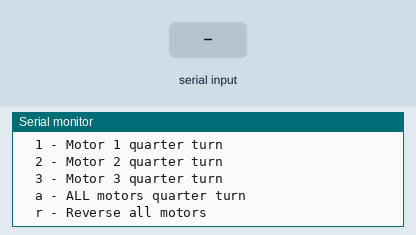
The sketch below on a simulated Arduino Uno, built with avr-gcc and run on an emulated ATmega328P. Parts: the last lines printed to the serial monitor. Inputs (shaded band) come from the test bench.

Above: at 1.2 s.
1.3 s: "1" received over Serial
At 2.5 s:
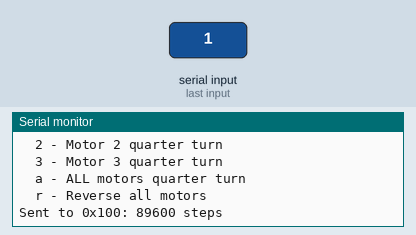
2.8 s: "a" received over Serial
At 3.8 s:
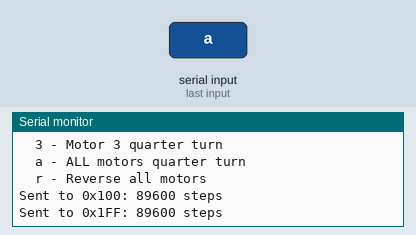

Measured:
- after the input at 1.3 s, the serial monitor: prints a new line at once (image 1)
- after the input at 2.8 s, the serial monitor: prints a new line at once (image 2)

The sketch:

motor_control.ino
```cpp
#include <SPI.h>
#include <mcp2515_can.h>

const int SPI_CS_PIN = 9;
mcp2515_can CAN(SPI_CS_PIN);

// Motor CAN IDs
#define MOTOR_1_ID 0x100
#define MOTOR_2_ID 0x101
#define MOTOR_3_ID 0x102
#define ALL_MOTORS_ID 0x1FF  // Broadcast to all

void setup() {
  Serial.begin(115200);
  while (!Serial);

  while (CAN_OK != CAN.begin(CAN_500KBPS)) {
    Serial.println("CAN init failed, retrying...");
    delay(100);
  }

  Serial.println("CAN Motor Controller Ready");
  Serial.println("Commands:");
  Serial.println("  1 - Motor 1 quarter turn");
  Serial.println("  2 - Motor 2 quarter turn");
  Serial.println("  3 - Motor 3 quarter turn");
  Serial.println("  a - ALL motors quarter turn");
  Serial.println("  r - Reverse all motors");
}

void sendMotorCommand(unsigned long canId, long steps, byte direction) {
  unsigned char data[5];

  data[0] = steps & 0xFF;
  data[1] = (steps >> 8) & 0xFF;
  data[2] = (steps >> 16) & 0xFF;
  data[3] = (steps >> 24) & 0xFF;
  data[4] = direction;

  byte result = CAN.sendMsgBuf(canId, 0, 5, data);

  if (result == CAN_OK) {
    Serial.print("Sent to 0x");
    Serial.print(canId, HEX);
    Serial.print(": ");
    Serial.print(steps);
    Serial.println(" steps");
  } else {
    Serial.println("Send FAILED");
  }
}

void loop() {
  if (Serial.available()) {
    char cmd = Serial.read();

    long quarter_turn = 200L * 112 * 16 / 4;  // 89600 steps

    switch (cmd) {
      case '1':
        sendMotorCommand(MOTOR_1_ID, quarter_turn, 0);
        break;
      case '2':
        sendMotorCommand(MOTOR_2_ID, quarter_turn, 0);
        break;
      case '3':
        sendMotorCommand(MOTOR_3_ID, quarter_turn, 0);
        break;
      case 'a':
        sendMotorCommand(ALL_MOTORS_ID, quarter_turn, 0);
        break;
      case 'r':
        sendMotorCommand(ALL_MOTORS_ID, quarter_turn, 1);
        break;
    }
  }
}
```
